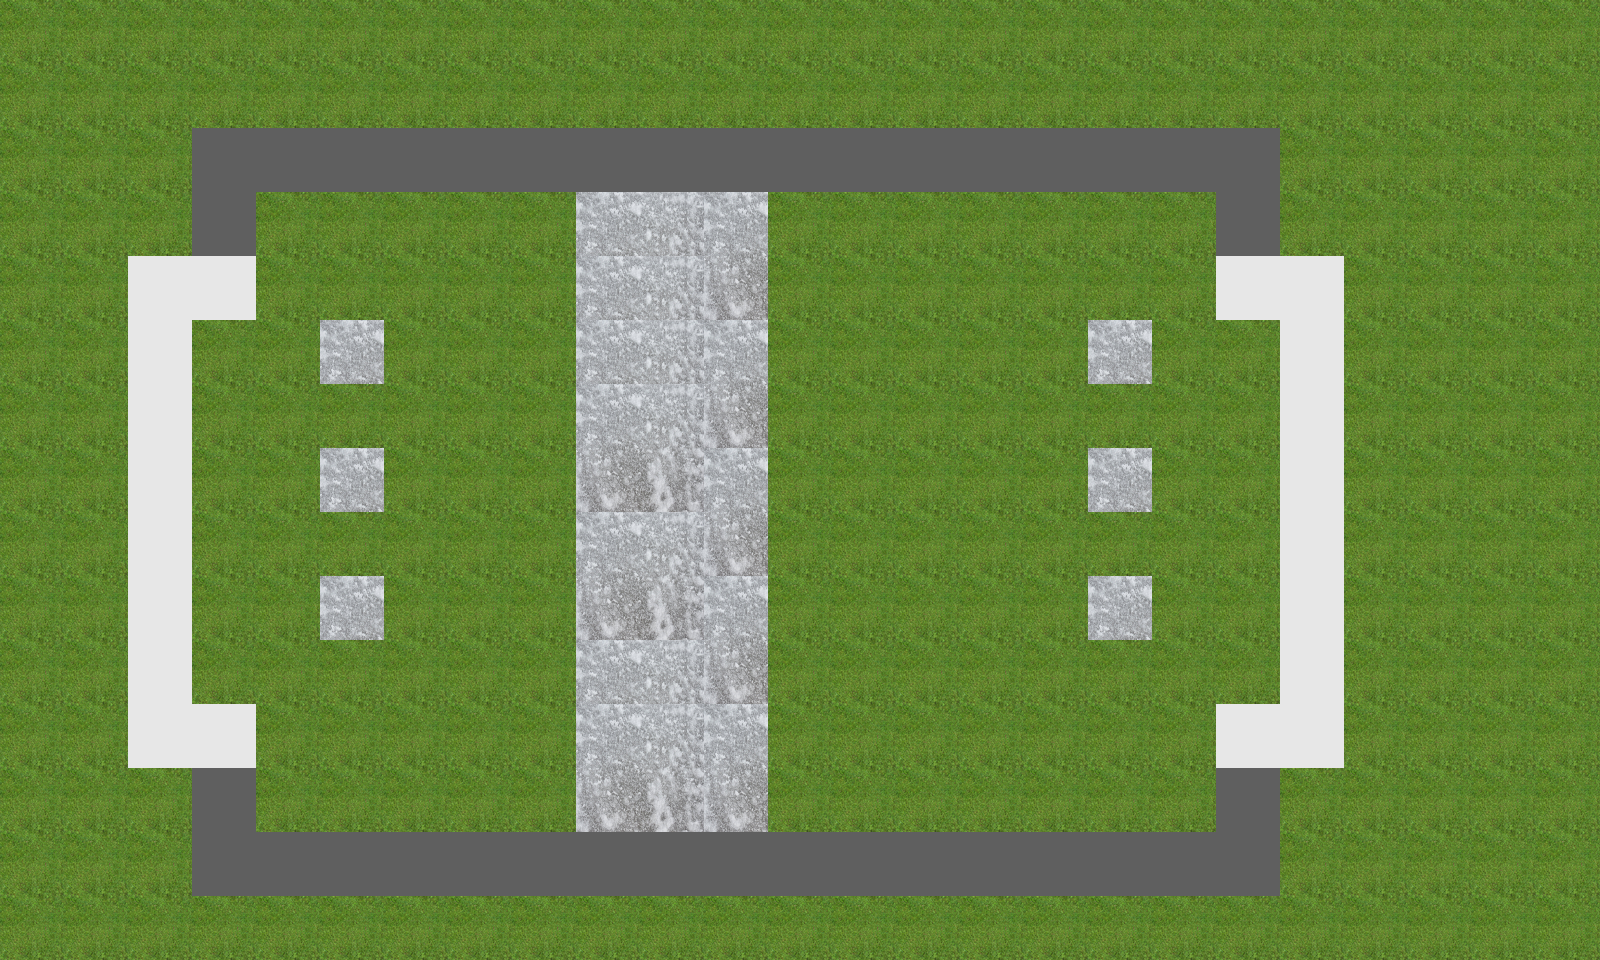

The image is a tile-based game level rendered from a .tmx file. Its description and source (layers, tilesets, objects; grid data summarised) follow:
An orthogonal 25x15 tile map with 64x64 px tiles, 3 tile layers (floor, ice, wall), 3 tilesets and 10 objects (6x Player, 2x GoalSensor, 2x SpawnSensor).

<map version="1.0" orientation="orthogonal" renderorder="right-down" width="25" height="15" tilewidth="64" tileheight="64">
 <tileset firstgid="1" name="grass" tilewidth="64" tileheight="64">
  <image source="grass.png" width="64" height="64" />
 </tileset>
 <tileset firstgid="2" name="stadium-wall-goal" tilewidth="64" tileheight="64">
  <image source="stadium-wall-goal.png" width="128" height="64" />
 </tileset>
 <tileset firstgid="4" name="ice" tilewidth="64" tileheight="64">
  <image source="ice.png" width="128" height="128" />
 </tileset>
 <layer name="floor" width="25" height="15">
  <data>[375 cells, 375 non-empty, 1 distinct tile ids]</data>
 </layer>
 <layer name="ice" width="25" height="15">
  <data>[375 cells, 36 non-empty, 4 distinct tile ids]</data>
 </layer>
 <layer name="wall" width="25" height="15">
  <data>[375 cells, 58 non-empty, 2 distinct tile ids]</data>
 </layer>
 <objectgroup name="players1">
  <object name="player1a" type="Player" x="320" y="448" width="64" height="64">
   <properties>
    <property name="color" value="blue" />
   </properties>
  </object>
  <object name="player2a" type="Player" x="1088" y="576" width="64" height="64">
   <properties>
    <property name="color" value="red" />
   </properties>
  </object>
 </objectgroup>
 <objectgroup name="players2">
  <object name="player1b" type="Player" x="320" y="576" width="64" height="64">
   <properties>
    <property name="color" value="blue" />
   </properties>
  </object>
  <object name="player2b" type="Player" x="1088" y="448" width="64" height="64">
   <properties>
    <property name="color" value="red" />
   </properties>
  </object>
 </objectgroup>
 <objectgroup name="players3">
  <object name="player1c" type="Player" x="320" y="320" width="64" height="64">
   <properties>
    <property name="color" value="blue" />
   </properties>
  </object>
  <object name="player2c" type="Player" x="1088" y="320" width="64" height="64">
   <properties>
    <property name="color" value="red" />
   </properties>
  </object>
 </objectgroup>
 <objectgroup name="sensor">
  <object name="goal1" type="GoalSensor" x="192" y="320" width="16" height="384">
   <properties>
    <property name="team" value="left" />
   </properties>
  </object>
  <object name="goal2" type="GoalSensor" x="1264" y="320" width="16" height="384">
   <properties>
    <property name="team" value="right" />
   </properties>
  </object>
  <object name="spawn_sensor" type="SpawnSensor" x="672" y="256" width="64" height="512" />
  <object name="bomb_sensor1" type="SpawnSensor" x="256" y="192" width="960" height="640" />
 </objectgroup>
</map>
